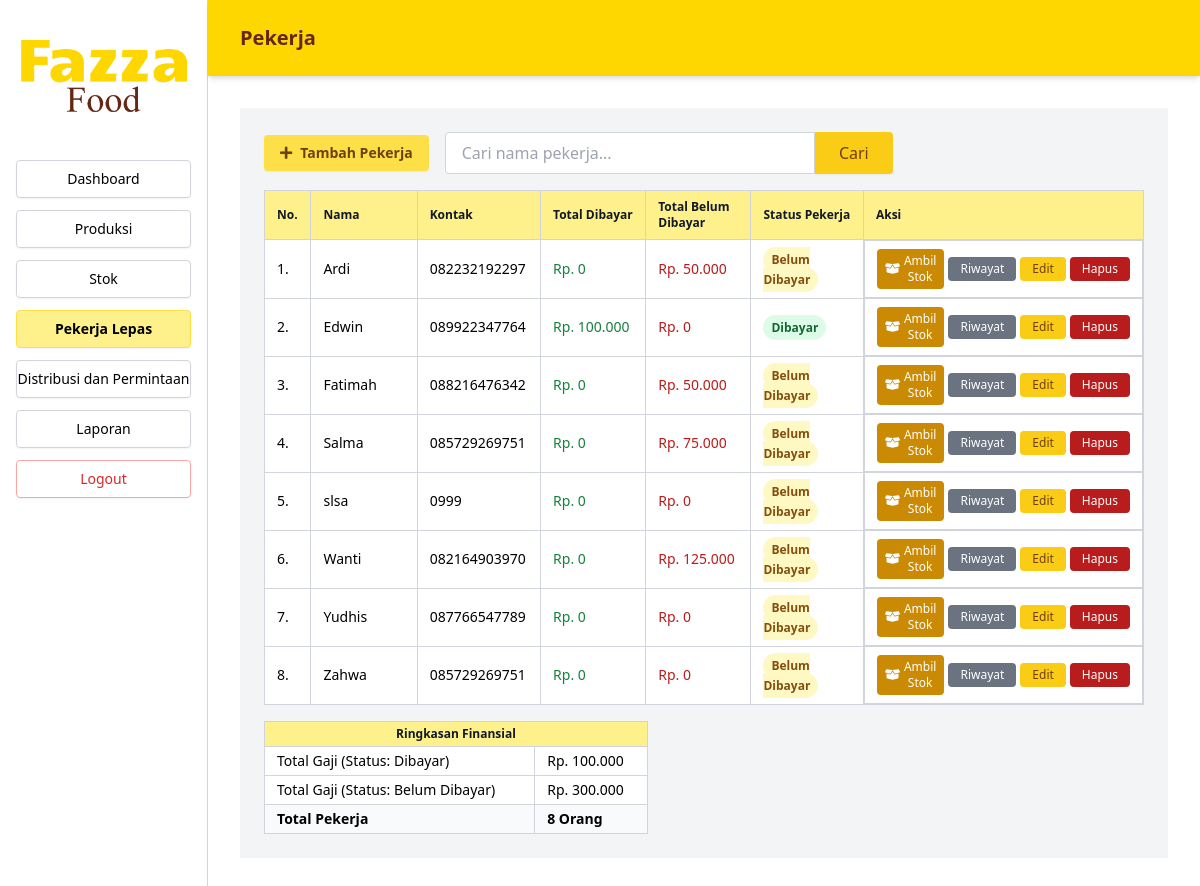
/Index.php?page=pekerja (signed in), run on an earlier commit of the app's database.
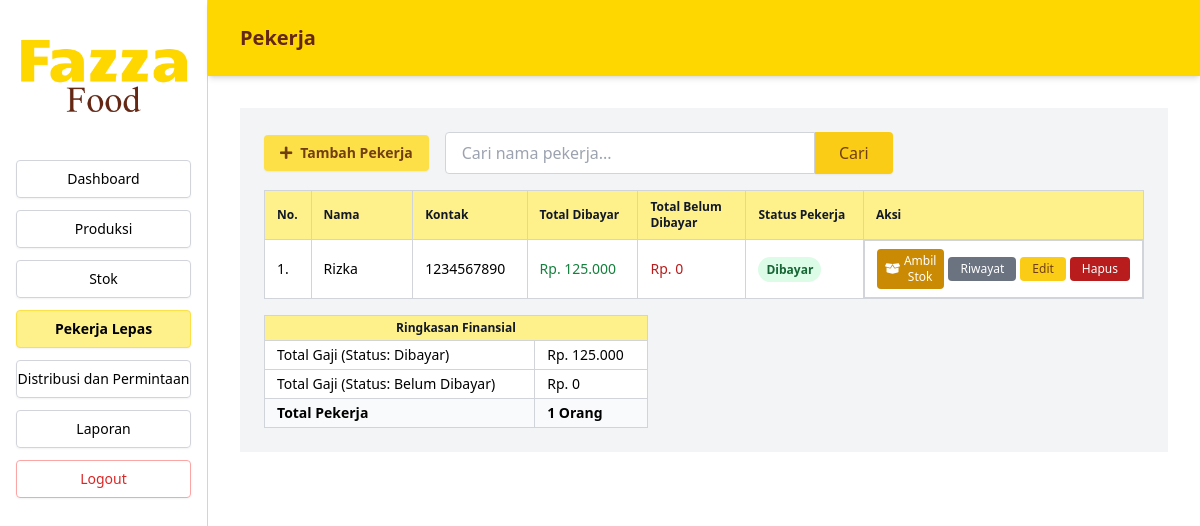
And on a later commit of the database.
### tables this page shows
CREATE TABLE `pekerja_lepas` (
  `id_pekerja` int(11) NOT NULL,
  `nama_pekerja` varchar(100) NOT NULL,
  `kontak` varchar(20) DEFAULT NULL,
  `alamat` text DEFAULT NULL,
  `status_pembayaran` varchar(50) DEFAULT NULL,
  `id_admin` int(11) DEFAULT 1
);

### src/Pekerja.php (the view, shortened to what the changed rows need)
<?php
include 'koneksi.php';
$DB_MODE = null;
if (isset($pdo) && $pdo instanceof PDO) {
  $DB_MODE = 'pdo';
  $pdo->setAttribute(PDO::ATTR_ERRMODE, PDO::ERRMODE_EXCEPTION);
} elseif (isset($conn) && $conn instanceof mysqli) {
  $DB_MODE = 'mysqli';
  mysqli_report(MYSQLI_REPORT_ERROR | MYSQLI_REPORT_STRICT);
  $conn->set_charset('utf8mb4');
} else {
  die('Koneksi database tidak ditemukan. Pastikan koneksi.php mendefinisikan $pdo (PDO) atau $conn (mysqli).');
}
function db_fetch_all($sql, $params = []) {
  global $DB_MODE, $pdo, $conn;
  if ($DB_MODE === 'pdo') {
    if (empty($params)) return $pdo->query($sql)->fetchAll(PDO::FETCH_ASSOC);
    $st = $pdo->prepare($sql); $st->execute($params); return $st->fetchAll(PDO::FETCH_ASSOC);
  }
}
$search_term = $_GET['search'] ?? '';
$sql_pekerja = "SELECT pl.*,
    (SELECT COALESCE(SUM(rg.total_gaji),0) FROM riwayat_gaji rg WHERE rg.id_pekerja = pl.id_pekerja AND rg.keterangan = 'Dibayar') as total_dibayar,
    (SELECT COALESCE(SUM(rg.total_gaji),0) FROM riwayat_gaji rg WHERE rg.id_pekerja = pl.id_pekerja AND rg.keterangan = 'Belum Dibayar') as total_belum_dibayar
  FROM pekerja_lepas pl";
$params = [];
$sql_pekerja .= " ORDER BY pl.nama_pekerja ASC";
try {
  $pekerja_list = db_fetch_all($sql_pekerja, $params);
  $sum_rows = db_fetch_all("SELECT keterangan, SUM(total_gaji) AS total_per_keterangan FROM riwayat_gaji GROUP BY keterangan");
  $summary = ['Dibayar'=>0,'Belum Dibayar'=>0];
  foreach ($sum_rows as $r) { $summary[$r['keterangan']] = (int)($r['total_per_keterangan'] ?? 0); }
  $summary_dibayar = $summary['Dibayar'] ?? 0;
  $summary_belum_dibayar = $summary['Belum Dibayar'] ?? 0;
} catch (Throwable $e) {
  $_SESSION['notif'] = ['pesan' => 'Error ambil data pekerja: '.$e->getMessage(), 'tipe' => 'error'];
  $pekerja_list = []; $summary_dibayar = 0; $summary_belum_dibayar = 0;
}
?>
<main class="flex-1 bg-gray-100">
  <section class="p-6 overflow-x-auto">
    <div class="flex flex-col md:flex-row md:items-center md:space-x-4 mb-4">
      <button id="btnTambahPekerja" class="flex-shrink-0 inline-flex items-center gap-2 bg-yellow-300 text-yellow-900 text-sm font-bold px-4 py-2 rounded shadow-sm hover:shadow-md transition-shadow mb-2 md:mb-0" type="button"><i class="fas fa-plus"></i> Tambah Pekerja</button>
      <form action="Index.php" method="GET" class="flex flex-1 max-w-md">
        <input type="text" name="search" placeholder="Cari nama pekerja..." class="flex-grow border border-gray-300 rounded-l px-4 py-2 focus:outline-none focus:ring-2 focus:ring-yellow-400" value="<?php echo htmlspecialchars($search_term); ?>">
        <button type="submit" class="bg-yellow-400 text-yellow-900 px-6 py-2 rounded-r shadow-sm hover:shadow-md transition-shadow">Cari</button>
      </form>
    </div>
    <table class="w-full border border-gray-300 text-sm bg-white text-left">
      <thead class="bg-yellow-200 text-xs text-gray-900">
        <tr>
          <th class="border border-gray-300 px-3 py-2 w-12">No.</th>
          <th class="border border-gray-300 px-3 py-2 w-40">Nama</th>
          <th class="border border-gray-300 px-3 py-2 w-32">Kontak</th>
          <th class="border border-gray-300 px-3 py-2 w-40">Total Dibayar</th>
          <th class="border border-gray-300 px-3 py-2 w-40">Total Belum Dibayar</th>
          <th class="border border-gray-300 px-3 py-2 w-40">Status Pekerja</th>
          <th class="border border-gray-300 px-3 py-2 w-52">Aksi</th>
        </tr>
      </thead>
      <tbody>
        <?php if (empty($pekerja_list)): ?>
          <tr><td colspan="7" class="border border-gray-300 px-3 py-4 text-center text-gray-500">Data pekerja tidak ditemukan.</td></tr>
        <?php else: foreach ($pekerja_list as $i => $pekerja): ?>
          <tr>
            <td class="border border-gray-300 px-3 py-2"><?php echo $i + 1; ?>.</td>
            <td class="border border-gray-300 px-3 py-2"><?php echo htmlspecialchars($pekerja['nama_pekerja']); ?></td>
            <td class="border border-gray-300 px-3 py-2"><?php echo htmlspecialchars($pekerja['kontak']); ?></td>
            <td class="border border-gray-300 px-3 py-2 text-green-700">Rp. <?php echo number_format((int)($pekerja['total_dibayar'] ?? 0), 0, ',', '.'); ?></td>
            <td class="border border-gray-300 px-3 py-2 text-red-700">Rp. <?php echo number_format((int)($pekerja['total_belum_dibayar'] ?? 0), 0, ',', '.'); ?></td>
            <td class="border border-gray-300 px-3 py-2">
              <span class="px-2 py-1 text-xs font-semibold rounded-full <?php echo ($pekerja['status_pembayaran'] ?? '') === 'Dibayar' ? 'bg-green-100 text-green-800' : 'bg-yellow-100 text-yellow-800'; ?>">
                <?php echo htmlspecialchars($pekerja['status_pembayaran'] ?? 'Belum Dibayar'); ?>
              </span>
            </td>
            <td class="border border-gray-300 px-3 py-2 space-x-1 flex items-center justify-center ">
              <button class="btnAmbilStok bg-yellow-600 text-white text-xs px-2 py-1 rounded inline-flex items-center gap-1"
                data-id-pekerja="<?php echo (int)$pekerja['id_pekerja']; ?>"
                data-nama-pekerja="<?php echo htmlspecialchars($pekerja['nama_pekerja']); ?>">
                <i class="fas fa-box-open"></i> Ambil Stok
              </button>
              <a href="Index.php?page=riwayat_gaji&id_pekerja=<?php echo (int)$pekerja['id_pekerja']; ?>" class="btnHistory bg-gray-500 text-white text-xs px-3 py-1 rounded inline-block">Riwayat</a>
              <button class="btnEdit bg-yellow-400 text-yellow-900 text-xs px-3 py-1 rounded"
                data-id-pekerja="<?php echo (int)$pekerja['id_pekerja']; ?>"
                data-nama="<?php echo htmlspecialchars($pekerja['nama_pekerja']); ?>"
                data-kontak="<?php echo htmlspecialchars($pekerja['kontak']); ?>"
                data-alamat="<?php echo htmlspecialchars($pekerja['alamat']); ?>">
                Edit
              </button>
              <button class="btnHapus bg-red-700 text-white text-xs px-3 py-1 rounded" data-id-pekerja="<?php echo (int)$pekerja['id_pekerja']; ?>">Hapus</button>
            </td>
          </tr>
        <?php endforeach; endif; ?>
      </tbody>
    </table>
    <table class="w-full max-w-sm border border-gray-300 text-sm mt-4 bg-white">
      <thead class="bg-yellow-200 text-gray-900 text-xs">
        <tr><th class="border border-gray-300 px-3 py-1 text-center" colspan="2">Ringkasan Finansial</th></tr>
      </thead>
      <tbody>
        <tr><td class="border border-gray-300 px-3 py-1 font-medium">Total Gaji (Status: Dibayar)</td><td class="border border-gray-300 px-3 py-1">Rp. <?php echo number_format((int)$summary_dibayar, 0, ',', '.'); ?></td></tr>
        <tr><td class="border border-gray-300 px-3 py-1 font-medium">Total Gaji (Status: Belum Dibayar)</td><td class="border border-gray-300 px-3 py-1">Rp. <?php echo number_format((int)$summary_belum_dibayar, 0, ',', '.'); ?></td></tr>
        <tr class="bg-gray-50"><td class="border border-gray-300 px-3 py-1 font-bold">Total Pekerja</td><td class="border border-gray-300 px-3 py-1 font-bold"><?php echo count($pekerja_list); ?> Orang</td></tr>
      </tbody>
    </table>
  </section>
</main>

### index.php (shortened to what the changed rows need)
<?php
$page = isset($_GET['page']) ? $_GET['page'] : 'dashboard';
$src = [
  'login'     => 'Login.php',
  'dashboard' => 'src/Dashboard.php',
  'produksi'  => 'src/Produksi.php',
  'stok'      => 'src/Stok.php',
  'pekerja'   => 'src/Pekerja.php',
  'distribusi'=> 'src/Distribusi.php',
  'laporan'   => 'src/Laporan.php',
  'riwayat_gaji' => 'src/RiwayatGaji.php',
  'jadwal_lengkap' => 'src/jadwal_lengkap.php',
];
?>
<!DOCTYPE html>
<html lang="en">
<head>
  <script src="https://cdn.tailwindcss.com"></script>
  <link rel="stylesheet" href="https://cdnjs.cloudflare.com/ajax/libs/font-awesome/5.15.3/css/all.min.css" />
</head>
<body class="bg-white font-sans">
<?php if ($page !== 'login'): ?>
<div class="flex min-h-screen">
  <aside class="w-52 border-r border-gray-300 flex flex-col p-4 bg-white sticky top-0 h-screen">
    <nav class="flex flex-col space-y-3 text-sm">
      <?php
      $menuItems = [
        'dashboard' => 'Dashboard',
        'produksi' => 'Produksi',
        'stok' => 'Stok',
        'pekerja' => 'Pekerja Lepas',
        'distribusi' => 'Distribusi dan Permintaan',
        'laporan' => 'Laporan',
      ];
      foreach ($menuItems as $key => $label) {
        $isActive = ($page === $key) ? 'bg-yellow-200 border-yellow-300 font-semibold' : 'border-gray-300';
        echo "<a href='Index.php?page=$key' class='text-center py-2 rounded border $isActive shadow-sm text-black transition-all hover:bg-yellow-100 hover:border-yellow-200'>$label</a>";
      }
      ?>
      <a href="Logout.php" class="text-center py-2 rounded border border-red-300 shadow-sm text-red-600 transition-all hover:bg-red-100 hover:border-red-400">Logout</a>
    </nav>
  </aside>
  <main class="flex-1 flex flex-col">
    <header class="sticky top-0 bg-[#FFD700] text-[#642714] px-8 py-6 shadow-md z-40">
      <h1 class="text-xl font-bold"><?= ucfirst($page) ?></h1>
    </header>
    <div class="p-8 overflow-y-auto">
      <?php
      if (array_key_exists($page, $src)) {
        include $src[$page];
      } else {
        echo "<p class='text-red-500'>src tidak ditemukan.</p>";
      }
      ?>
    </div>
  </main>
</div>
<?php else: ?>
  <?php include $src[$page]; ?>
<?php endif; ?>
</body>
</html>

What changed in the data, as far as the page shows it:
removed pekerja_lepas: nama_pekerja "Ardi", kontak "082232192297", total_dibayar "0", total_belum_dibayar "50.000", status_pembayaran "Belum Dibayar"
removed pekerja_lepas: nama_pekerja "Edwin", kontak "089922347764", total_dibayar "100.000", total_belum_dibayar "0", status_pembayaran "Dibayar"
removed pekerja_lepas: nama_pekerja "Fatimah", kontak "088216476342", total_dibayar "0", total_belum_dibayar "50.000", status_pembayaran "Belum Dibayar"
removed pekerja_lepas: nama_pekerja "Salma", kontak "085729269751", total_dibayar "0", total_belum_dibayar "75.000", status_pembayaran "Belum Dibayar"
removed pekerja_lepas: nama_pekerja "slsa", kontak "0999", total_dibayar "0", total_belum_dibayar "0", status_pembayaran "Belum Dibayar"
removed pekerja_lepas: nama_pekerja "Wanti", kontak "082164903970", total_dibayar "0", total_belum_dibayar "125.000", status_pembayaran "Belum Dibayar"
removed pekerja_lepas: nama_pekerja "Yudhis", kontak "087766547789", total_dibayar "0", total_belum_dibayar "0", status_pembayaran "Belum Dibayar"
removed pekerja_lepas: nama_pekerja "Zahwa", kontak "085729269751", total_dibayar "0", total_belum_dibayar "0", status_pembayaran "Belum Dibayar"
added pekerja_lepas: nama_pekerja "Rizka", kontak "1234567890", total_dibayar "125.000", total_belum_dibayar "0", status_pembayaran "Dibayar"
Also different on the page:
$summary_dibayar: "100.000" → "125.000"
$summary_belum_dibayar: "300.000" → "0"
count($pekerja_list): "8" → "1"
